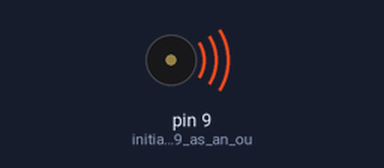
The sketch below on a simulated Arduino Uno, built with avr-gcc and run on an emulated ATmega328P. Shown: buzzer (waves = sounding).

Above: at 0.12 s.
Timing chart, 0 to 5.2 s (numbered marks = the images above):
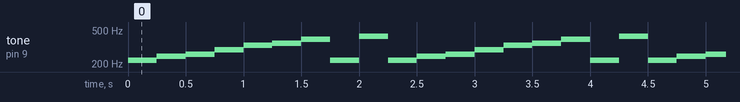

The sketch:

Lab3_note_run-1.ino
```cpp
/*
      ECE 1001/1002  Lab 3 note run
           John Lindsey   June 2019
*/
void setup()
{
  pinMode(9, OUTPUT);   // initialize pin 9 as an output for the speaker

}
void loop ()
{
  tone(9, 220, 250);
  delay(250);
  tone(9, 247, 250);
  delay(250);
  tone(9, 261, 250);
  delay(250);
  tone(9, 294, 250);
  delay(250);
  tone(9, 330, 250);
  delay(250);
  tone(9, 349, 250);
  delay(250);
  tone(9, 392, 250);
  delay(250);
  tone(9, 220, 250);
  delay(250);
  tone(9, 420, 250);
  delay(250);
}
```

Measured:
- by itself, tone on pin 9 (initialize_pin_9_as_an_ou): repeats every 2.3 s: 247 Hz 0.25 s, 261 Hz 0.25 s, 294 Hz 0.25 s, 330 Hz 0.25 s, 349 Hz 0.25 s, 392 Hz 0.25 s, 220 Hz 0.25 s, 420 Hz 0.25 s, 220 Hz 0.25 s
